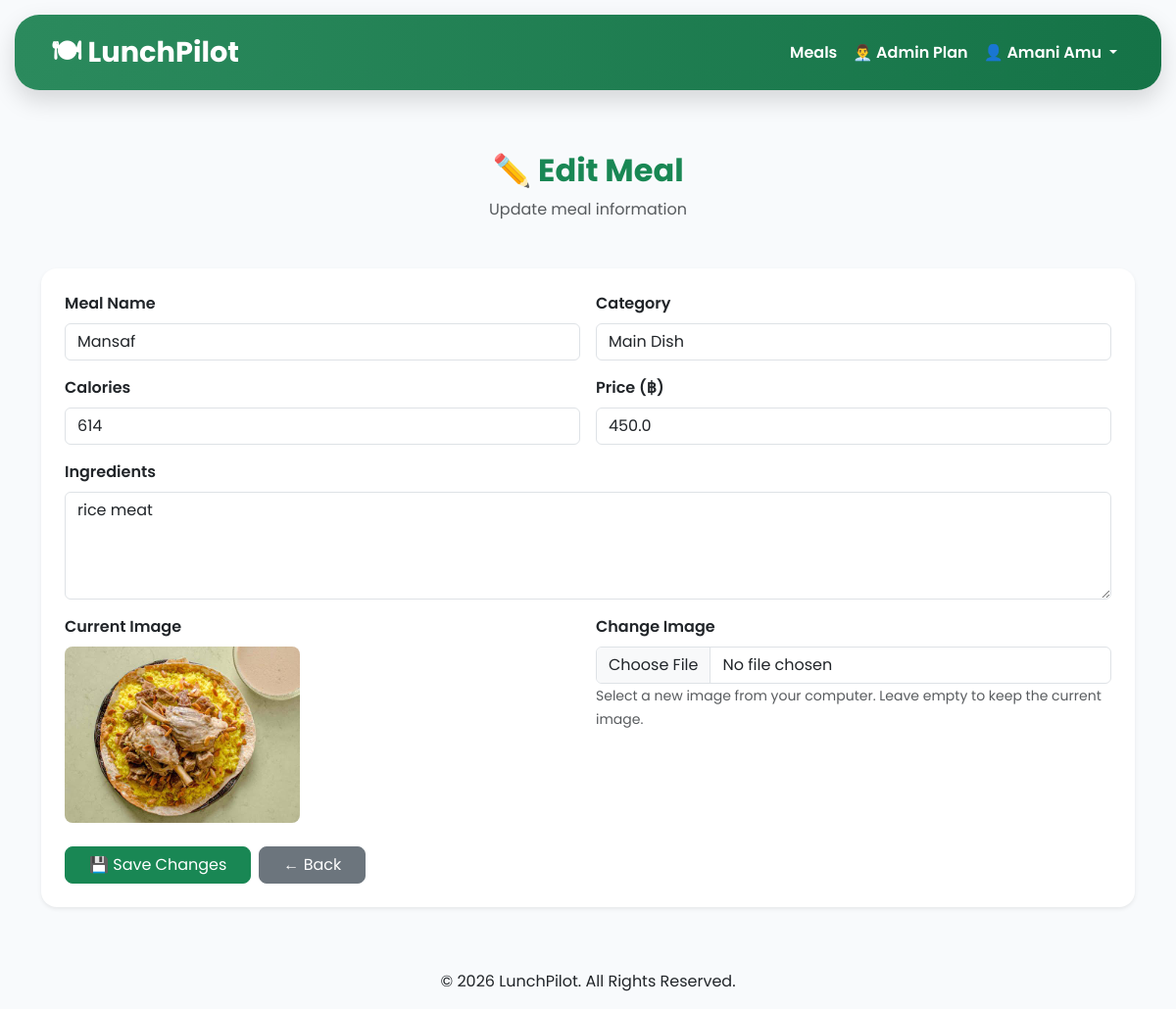
The page /admin/edit-meal/9 (signed in) on the database as committed earlier.
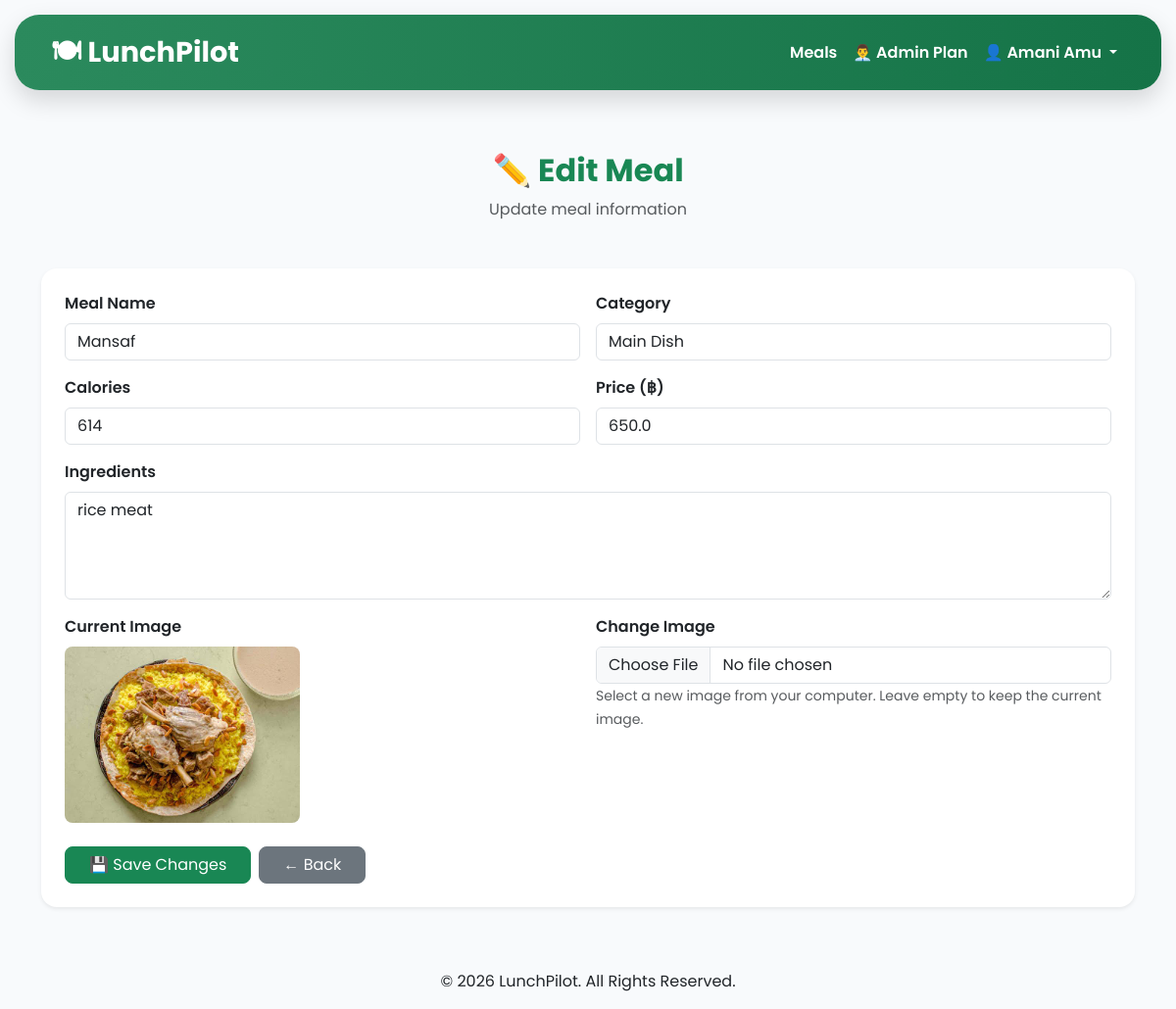
The same page on the database as committed later.
### tables this page shows
CREATE TABLE meals(

        id INTEGER PRIMARY KEY AUTOINCREMENT,

        meal_name TEXT NOT NULL,

        category TEXT NOT NULL,

        calories INTEGER NOT NULL,

        price REAL NOT NULL,

        ingredients TEXT,

        image TEXT

    );

### routes/admin.py (the view, shortened to what this page needs)
@admin.route(
    "/admin/edit-meal/<int:meal_id>",
    methods=["GET", "POST"]
)
def edit_meal(meal_id):
    if "user_id" not in session:
        return redirect(url_for("auth.login"))
    connection = get_connection()
    cursor = connection.cursor()
    cursor.execute(
        "SELECT is_admin FROM users WHERE id = ?",
        (session["user_id"],)
    )
    user = cursor.fetchone()
    cursor.execute(
        "SELECT * FROM meals WHERE id = ?",
        (meal_id,)
    )
    meal = cursor.fetchone()
    connection.close()
    return render_template(
        "edit_meal.html",
        meal=meal
    )

### database.py (called while the page is built)
def get_connection():
    return sqlite3.connect(DATABASE)

### templates/edit_meal.html (shortened to what the changed rows need)
{% extends "base.html" %}
{% block content %}
<div class="container py-5">
    <div class="text-center mb-5">
        <h2 class="text-success fw-bold">
            ✏️ Edit Meal
        </h2>
    </div>
    <div class="card shadow-sm border-0 rounded-4">
        <div class="card-body p-4">
            <form
                method="POST"
                enctype="multipart/form-data"
            >
                <div class="row g-3">
                    <div class="col-md-6">
                        <label class="form-label fw-semibold">
                            Meal Name
                        </label>
                        <input
                            type="text"
                            name="meal_name"
                            class="form-control"
                            value="{{ meal[1] }}"
                            required
                        >
                    </div>
                    <div class="col-md-6">
                        <label class="form-label fw-semibold">
                            Category
                        </label>
                        <input
                            type="text"
                            name="category"
                            class="form-control"
                            value="{{ meal[2] }}"
                            required
                        >
                    </div>
                    <div class="col-md-6">
                        <label class="form-label fw-semibold">
                            Calories
                        </label>
                        <input
                            type="number"
                            name="calories"
                            class="form-control"
                            value="{{ meal[3] }}"
                            required
                        >
                    </div>
                    <div class="col-md-6">
                        <label class="form-label fw-semibold">
                            Price (฿)
                        </label>
                        <input
                            type="number"
                            step="0.01"
                            name="price"
                            class="form-control"
                            value="{{ meal[4] }}"
                            required
                        >
                    </div>
                    <div class="col-12">
                        <label class="form-label fw-semibold">
                            Ingredients
                        </label>
                        <textarea
                            name="ingredients"
                            class="form-control"
                            rows="4"
                        >{{ meal[5] }}</textarea>
                    </div>
                    <div class="col-md-6">
                        <div>
                            <img
                                src="{{ url_for('static', filename='images/' + meal[6]) }}"
                                alt="{{ meal[1] }}"
                                class="img-fluid rounded-3"
                                style="max-height: 180px;"
                            >
                        </div>
                    </div>
                </div>
            </form>
        </div>
    </div>
</div>
{% endblock %}

Rows that differ between the two databases and show on the page:
changed meals "Mansaf": price "450.0" → "650.0"
